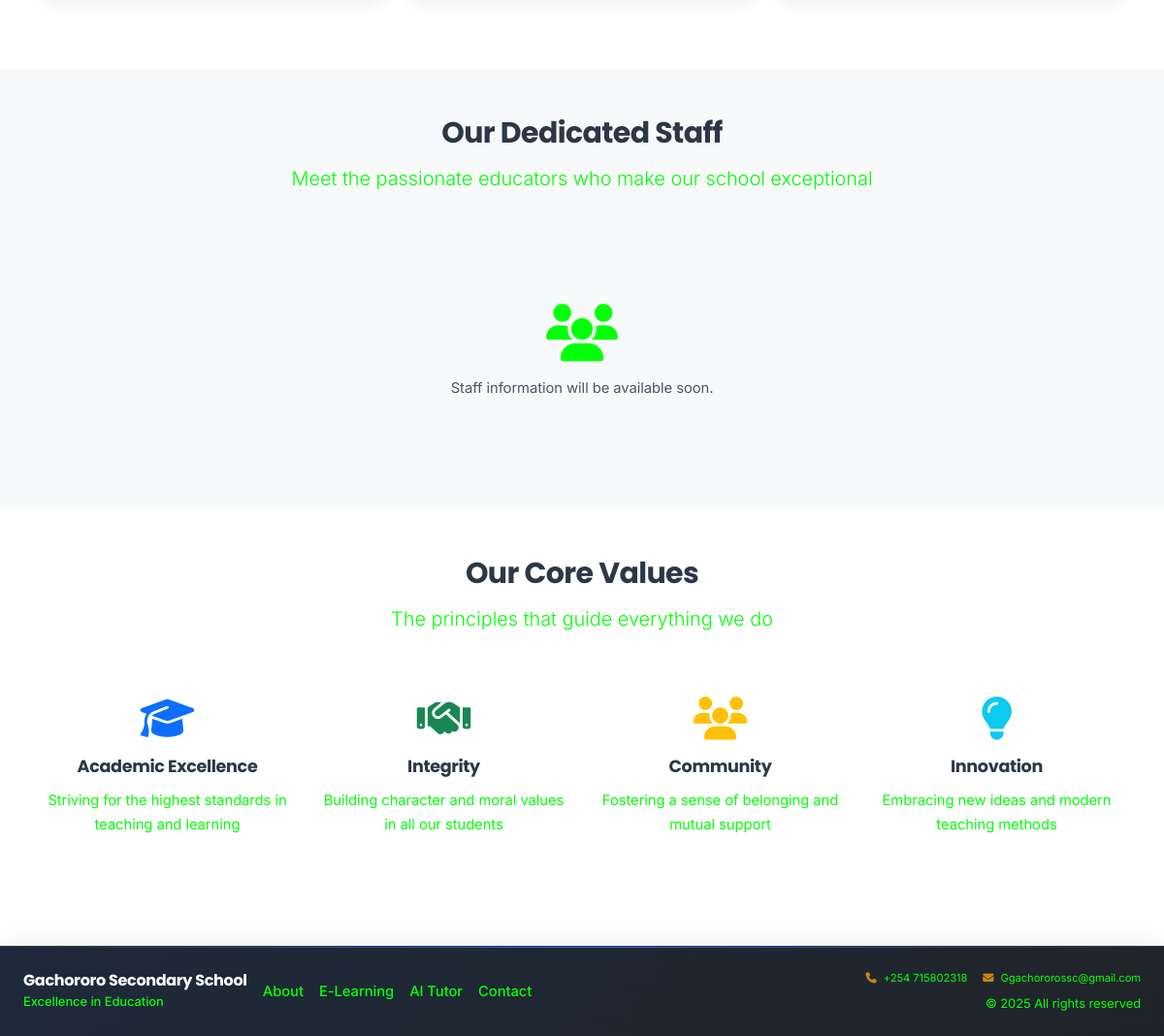
The app's page /about (lower part), older data.
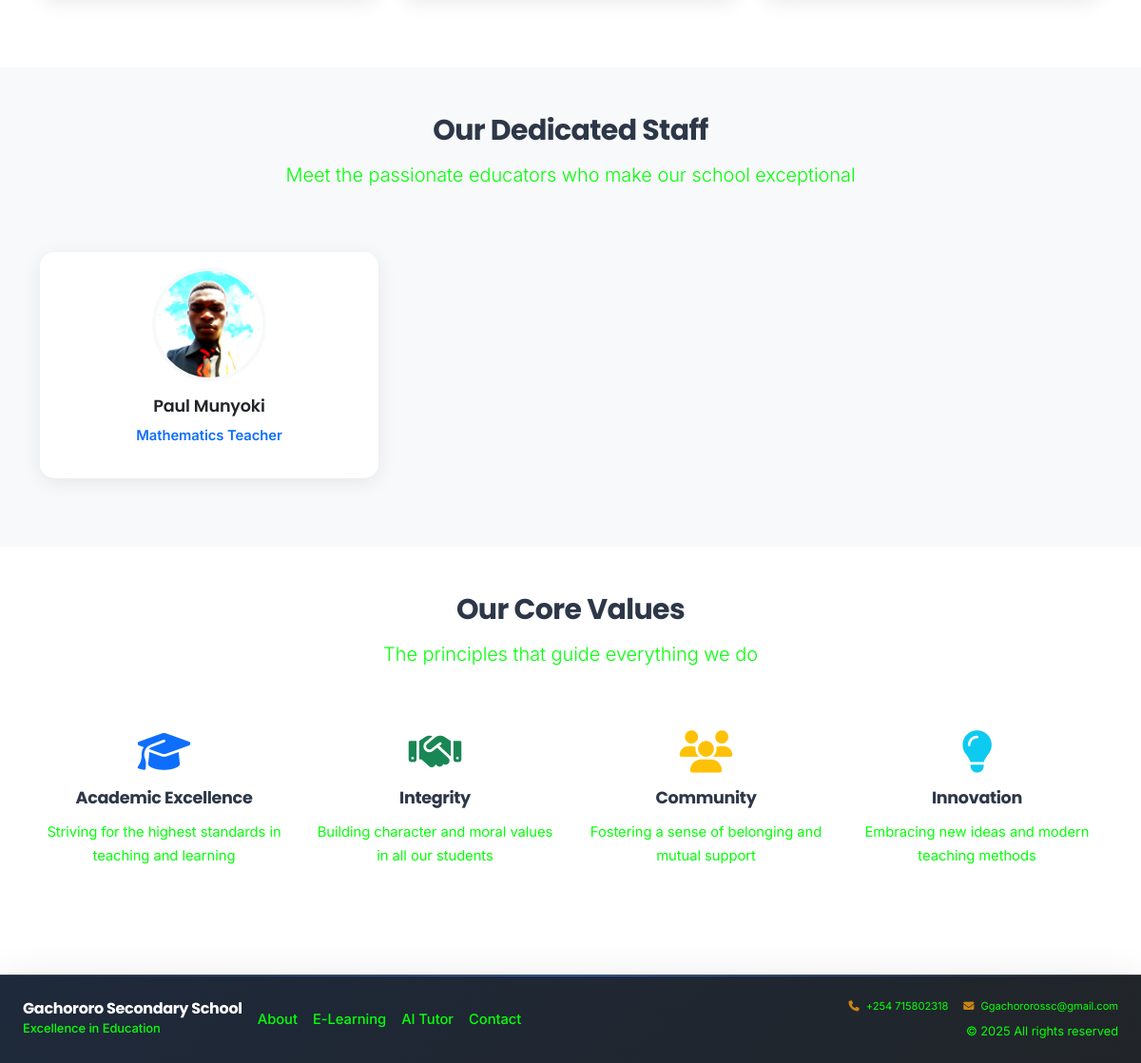
The same page, newer data.
### models.py (models this page shows, shortened)
class StaffMember(db.Model):
    id = db.Column(db.Integer, primary_key=True)
    name = db.Column(db.String(200), nullable=False)
    position = db.Column(db.String(200), nullable=False)
    qualifications = db.Column(db.Text)
    subjects = db.Column(db.String(500))
    photo_filename = db.Column(db.String(200))
    date_added = db.Column(db.DateTime, default=datetime.utcnow)

### app.py (the view)
@app.route('/about')
def about():
    content = SchoolContent.query.first()
    staff_members = StaffMember.query.all()
    return render_template('about.html', content=content, staff_members=staff_members)

### app.py (called while the page is built)
@app.context_processor
def inject_global_vars():
    try:
        current_theme = ThemeSettings.query.filter_by(is_active=True).first()
        theme_name = current_theme.theme_name if current_theme else 'blue'
        active_video = VideoSettings.query.filter_by(is_active=True).first()
        return {
            'current_theme': theme_name,
            'active_video': active_video
        }
    except:
        return {
            'current_theme': 'blue',
            'active_video': None
        }

### templates/about.html (shortened to what this page needs)
{% extends "base.html" %}
{% block content %}
<section class="py-5">
    <div class="container">
        <div class="row">
        </div>
    </div>
</section>
<section class="py-5 bg-light">
    <div class="container">
        <div class="row">
            <div class="col-12 text-center mb-5">
                <h2>Our Dedicated Staff</h2>
                <p class="lead text-muted">Meet the passionate educators who make our school exceptional</p>
            </div>
        </div>
        {% if staff_members %}
            <div class="row">
                {% for staff in staff_members %}
                    <div class="col-lg-4 col-md-6 mb-4">
                        <div class="card staff-card h-100">
                            <div class="card-body text-center">
                                {% if staff.photo_filename %}
                                    <img src="{{ url_for('gallery_file', filename=staff.photo_filename) }}"
                                         class="staff-photo mb-3"
                                         alt="{{ staff.name }}">
                                {% else %}
                                    <div class="staff-photo-placeholder mb-3">
                                        <i class="fas fa-user fa-3x text-muted"></i>
                                    </div>
                                {% endif %}
                                <h5 class="card-title">{{ staff.name }}</h5>
                                <p class="text-primary fw-semibold">{{ staff.position }}</p>
                            </div>
                        </div>
                    </div>
                {% endfor %}
            </div>
        {% else %}
            <div class="text-center text-muted py-5">
                <i class="fas fa-users fa-4x mb-3"></i>
                <p>Staff information will be available soon.</p>
            </div>
        {% endif %}
    </div>
</section>
<section class="py-5">
    <div class="container">
        <div class="row">
            <div class="col-12 text-center mb-5">
                <h2>Our Core Values</h2>
                <p class="lead text-muted">The principles that guide everything we do</p>
            </div>
        </div>
        <div class="row">
            <div class="col-md-3 mb-4">
                <div class="text-center">
                    <div class="value-icon mb-3">
                        <i class="fas fa-graduation-cap fa-3x text-primary"></i>
                    </div>
                    <h5>Academic Excellence</h5>
                    <p class="text-muted">Striving for the highest standards in teaching and learning</p>
                </div>
            </div>
            <div class="col-md-3 mb-4">
                <div class="text-center">
                    <div class="value-icon mb-3">
                        <i class="fas fa-handshake fa-3x text-success"></i>
                    </div>
                    <h5>Integrity</h5>
                    <p class="text-muted">Building character and moral values in all our students</p>
                </div>
            </div>
            <div class="col-md-3 mb-4">
                <div class="text-center">
                    <div class="value-icon mb-3">
                        <i class="fas fa-users fa-3x text-warning"></i>
                    </div>
                    <h5>Community</h5>
                    <p class="text-muted">Fostering a sense of belonging and mutual support</p>
                </div>
            </div>
            <div class="col-md-3 mb-4">
                <div class="text-center">
                    <div class="value-icon mb-3">
                        <i class="fas fa-lightbulb fa-3x text-info"></i>
                    </div>
                    <h5>Innovation</h5>
                    <p class="text-muted">Embracing new ideas and modern teaching methods</p>
                </div>
            </div>
        </div>
    </div>
</section>
{% endblock %}

Row changes from the older to the newer data that the page shows:
added StaffMember: photo_filename (picture), name "Paul Munyoki", position "Mathematics Teacher"
Text that changed along with them:
text no longer shown: "Staff information will be available soon."
